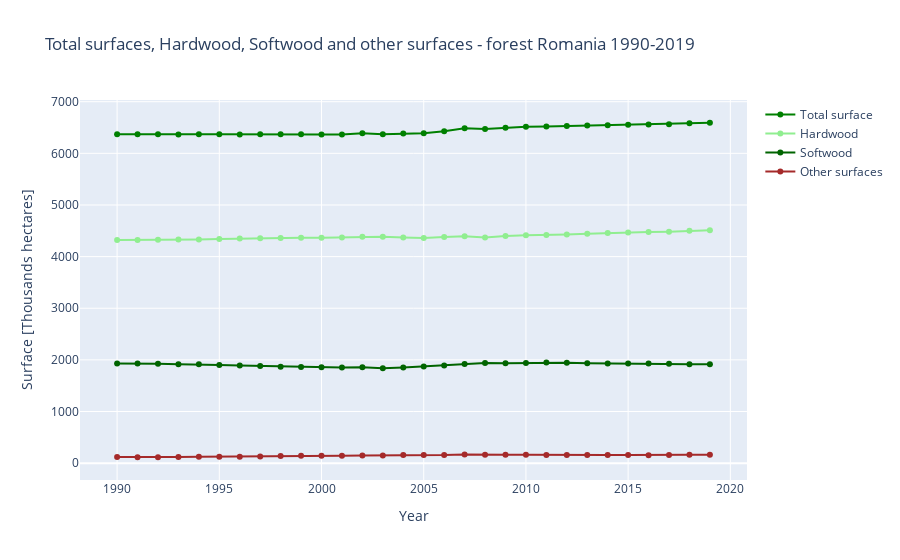

Write notebook code for a chart like this one.
### Markdown cell above
# Data exploration


Let's plot the total (i.e for all Romania) forest surface evolution from 1990 to 2019 (as total surface, surface with Hardwood, surface with Softwood and Other forest surfaces).

### Code cell
total = data_df.loc[data_df.Region=='TOTAL']
totalT = total.loc[total.Category=='Total']
totalH = total.loc[total.Category=='Hardwood']
totalS = total.loc[total.Category=='Softwood']
totalO = total.loc[total.Category=='Others']

traceT = go.Scatter(
    x = totalT['Year'],y = totalT['Value'],
    name="Total surface",
    marker=dict(color="Green"),
    mode = "markers+lines",
    text=totalT['Value']
)

traceH = go.Scatter(
    x = totalH['Year'],y = totalH['Value'],
    name="Hardwood",
    marker=dict(color="Lightgreen"),
    mode = "markers+lines",
    text=totalH['Value']
)

traceS = go.Scatter(
    x = totalS['Year'],y = totalS['Value'],
    name="Softwood",
    marker=dict(color="Darkgreen"),
    mode = "markers+lines",
    text=totalS['Value']
)

traceO = go.Scatter(
    x = totalO['Year'],y = totalO['Value'],
    name="Other surfaces",
    marker=dict(color="Brown"),
    mode = "markers+lines",
    text=totalO['Value']
)

data = [traceT, traceH, traceS, traceO]

layout = dict(title = 'Total surfaces, Hardwood, Softwood and other surfaces - forest Romania 1990-2019',
          xaxis = dict(title = 'Year', showticklabels=True), 
          yaxis = dict(title = 'Surface [Thousands hectares]'),
          hovermode = 'closest'
         )
fig = dict(data=data, layout=layout)
iplot(fig, filename='forest-surface')

### Figure 1 — Plotly figure (JSON) as saved in the notebook; plotly's stock layout.template omitted (floating-point values rounded to 4 significant figures)
{"data": [{"marker": {"color": "Green"}, "mode": "markers+lines", "name": "Total surface", "text": [6371.0, 6368.0, 6368.0, 6367.0, 6369.0, 6369.0, 6366.0, 6367.0, 6367.0, 6367.0, 6366.0, 6367.0, 6388.0, 6368.0, 6382.0, 6391.0, 6428.0, 6485.0, 6470.0, 6495.0, 6515.0, 6522.0, 6529.0, 6538.0, 6545.0, 6555.0, 6559.0, 6565.0, 6583.0, 6592.0], "type": "scatter", "x": [1990, 1991, 1992, 1993, 1994, 1995, 1996, 1997, 1998, 1999, 2000, 2001, 2002, 2003, 2004, 2005, 2006, 2007, 2008, 2009, 2010, 2011, 2012, 2013, 2014, 2015, 2016, 2017, 2018, 2019], "y": [6371.0, 6368.0, 6368.0, 6367.0, 6369.0, 6369.0, 6366.0, 6367.0, 6367.0, 6367.0, 6366.0, 6367.0, 6388.0, 6368.0, 6382.0, 6391.0, 6428.0, 6485.0, 6470.0, 6495.0, 6515.0, 6522.0, 6529.0, 6538.0, 6545.0, 6555.0, 6559.0, 6565.0, 6583.0, 6592.0]}, {"marker": {"color": "Lightgreen"}, "mode": "markers+lines", "name": "Hardwood", "text": [4324.0, 4324.0, 4328.0, 4334.0, 4333.0, 4342.0, 4350.0, 4354.0, 4359.0, 4364.0, 4367.0, 4372.0, 4383.0, 4382.0, 4370.0, 4360.0, 4380.0, 4395.0, 4370.0, 4399.0, 4413.0, 4416.0, 4428.0, 4444.0, 4458.0, 4468.0, 4475.0, 4482.0, 4501.0, 4512.0], "type": "scatter", "x": [1990, 1991, 1992, 1993, 1994, 1995, 1996, 1997, 1998, 1999, 2000, 2001, 2002, 2003, 2004, 2005, 2006, 2007, 2008, 2009, 2010, 2011, 2012, 2013, 2014, 2015, 2016, 2017, 2018, 2019], "y": [4324.0, 4324.0, 4328.0, 4334.0, 4333.0, 4342.0, 4350.0, 4354.0, 4359.0, 4364.0, 4367.0, 4372.0, 4383.0, 4382.0, 4370.0, 4360.0, 4380.0, 4395.0, 4370.0, 4399.0, 4413.0, 4416.0, 4428.0, 4444.0, 4458.0, 4468.0, 4475.0, 4482.0, 4501.0, 4512.0]}, {"marker": {"color": "Darkgreen"}, "mode": "markers+lines", "name": "Softwood", "text": [1929.0, 1930.0, 1926.0, 1916.0, 1913.0, 1903.0, 1890.0, 1883.0, 1868.0, 1861.0, 1856.0, 1853.0, 1856.0, 1839.0, 1852.0, 1873.0, 1893.0, 1920.0, 1938.0, 1935.0, 1941.0, 1949.0, 1945.0, 1936.0, 1930.0, 1931.0, 1929.0, 1924.0, 1918.0, 1915.0], "type": "scatter", "x": [1990, 1991, 1992, 1993, 1994, 1995, 1996, 1997, 1998, 1999, 2000, 2001, 2002, 2003, 2004, 2005, 2006, 2007, 2008, 2009, 2010, 2011, 2012, 2013, 2014, 2015, 2016, 2017, 2018, 2019], "y": [1929.0, 1930.0, 1926.0, 1916.0, 1913.0, 1903.0, 1890.0, 1883.0, 1868.0, 1861.0, 1856.0, 1853.0, 1856.0, 1839.0, 1852.0, 1873.0, 1893.0, 1920.0, 1938.0, 1935.0, 1941.0, 1949.0, 1945.0, 1936.0, 1930.0, 1931.0, 1929.0, 1924.0, 1918.0, 1915.0]}, {"marker": {"color": "Brown"}, "mode": "markers+lines", "name": "Other surfaces", "text": [118.8, 114.2, 114.7, 117.7, 123.2, 124.1, 125.5, 130.7, 139.7, 141.4, 143.4, 141.7, 148.3, 147.2, 159.6, 157.6, 155.4, 169.6, 161.0, 160.7, 161.4, 156.9, 156.3, 157.9, 157.3, 156.3, 154.6, 159.1, 164.9, 164.9], "type": "scatter", "x": [1990, 1991, 1992, 1993, 1994, 1995, 1996, 1997, 1998, 1999, 2000, 2001, 2002, 2003, 2004, 2005, 2006, 2007, 2008, 2009, 2010, 2011, 2012, 2013, 2014, 2015, 2016, 2017, 2018, 2019], "y": [118.8, 114.2, 114.7, 117.7, 123.2, 124.1, 125.5, 130.7, 139.7, 141.4, 143.4, 141.7, 148.3, 147.2, 159.6, 157.6, 155.4, 169.6, 161.0, 160.7, 161.4, 156.9, 156.3, 157.9, 157.3, 156.3, 154.6, 159.1, 164.9, 164.9]}], "layout": {"hovermode": "closest", "title": {"text": "Total surfaces, Hardwood, Softwood and other surfaces - forest Romania 1990-2019"}, "xaxis": {"showticklabels": true, "title": {"text": "Year"}}, "yaxis": {"title": {"text": "Surface [Thousands hectares]"}}}}
